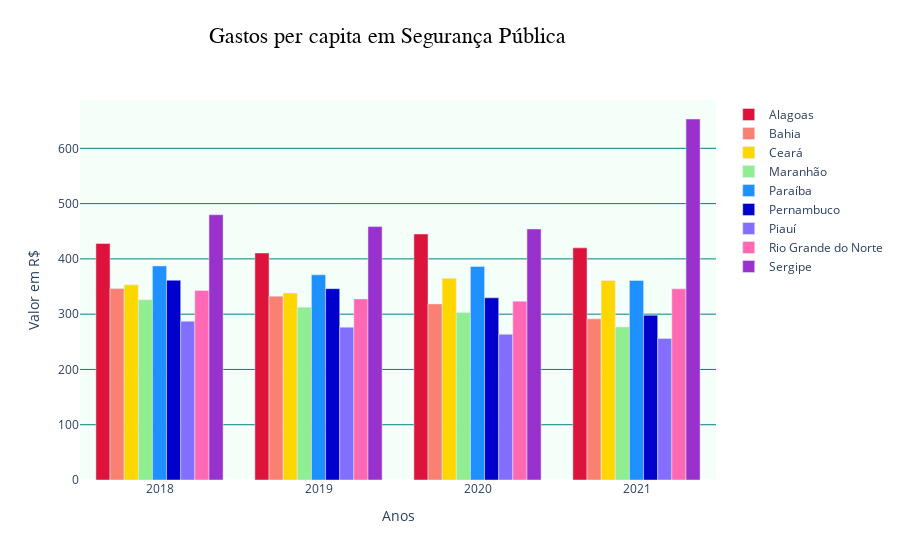

Write notebook code for a chart like this one.
### Code cell
# Dados de exemplo - gastos com segurança pública e taxas de homicídio
anos = gastos_per_capita.columns.tolist()
estados = gastos_per_capita.index.tolist()
valores = gastos_per_capita.values

cores = ['#DC143C', '#FA8072', '#FFD700', '#90EE90', '#1E90FF', '#0000CD', '#836FFF', '#FF69B4', '#9932CC']

# Criar o gráfico de barras
gastos = go.Figure()

for i, estado in enumerate(estados):
    gastos.add_trace(go.Bar(x=anos, y=valores[i], name=estado,marker=dict(color=cores[i])))

# Configurar o layout do gráfico
gastos.update_layout(
    title={
        'text': 'Gastos per capita em Segurança Pública',
        'x': 0.43,
        'y': 0.95,
        'xanchor': 'center',
        'yanchor': 'top',
        'font': {'size': 22, 'family': 'Arial', 'color': 'black'}
    },
    xaxis_title='Anos',
    yaxis_title='Valor em R$',
    barmode='group',
    plot_bgcolor='#F5FFFA',
    yaxis=dict(showgrid=True, gridcolor='#008080')
)

# Exibir o gráfico
gastos.show()

### Figure 1 — Plotly figure (JSON) as saved in the notebook; plotly's stock layout.template omitted (floating-point values rounded to 4 significant figures)
{"data": [{"marker": {"color": "#DC143C"}, "name": "Alagoas", "type": "bar", "x": ["2018", "2019", "2020", "2021"], "y": [427.8, 410.6, 445.0, 420.0]}, {"marker": {"color": "#FA8072"}, "name": "Bahia", "type": "bar", "x": ["2018", "2019", "2020", "2021"], "y": [346.2, 332.5, 318.6, 291.5]}, {"marker": {"color": "#FFD700"}, "name": "Ceará", "type": "bar", "x": ["2018", "2019", "2020", "2021"], "y": [353.0, 338.4, 364.9, 361.0]}, {"marker": {"color": "#90EE90"}, "name": "Maranhão", "type": "bar", "x": ["2018", "2019", "2020", "2021"], "y": [326.0, 312.5, 303.0, 276.9]}, {"marker": {"color": "#1E90FF"}, "name": "Paraíba", "type": "bar", "x": ["2018", "2019", "2020", "2021"], "y": [387.3, 371.2, 386.3, 361.0]}, {"marker": {"color": "#0000CD"}, "name": "Pernambuco", "type": "bar", "x": ["2018", "2019", "2020", "2021"], "y": [361.3, 346.2, 329.6, 298.2]}, {"marker": {"color": "#836FFF"}, "name": "Piauí", "type": "bar", "x": ["2018", "2019", "2020", "2021"], "y": [287.3, 276.5, 263.6, 256.1]}, {"marker": {"color": "#FF69B4"}, "name": "Rio Grande do Norte", "type": "bar", "x": ["2018", "2019", "2020", "2021"], "y": [342.7, 327.6, 323.3, 345.8]}, {"marker": {"color": "#9932CC"}, "name": "Sergipe", "type": "bar", "x": ["2018", "2019", "2020", "2021"], "y": [479.9, 458.4, 454.1, 653.1]}], "layout": {"barmode": "group", "plot_bgcolor": "#F5FFFA", "title": {"font": {"color": "black", "family": "Arial", "size": 22}, "text": "Gastos per capita em Segurança Pública", "x": 0.43, "xanchor": "center", "y": 0.95, "yanchor": "top"}, "xaxis": {"title": {"text": "Anos"}}, "yaxis": {"gridcolor": "#008080", "showgrid": true, "title": {"text": "Valor em R$"}}}}
